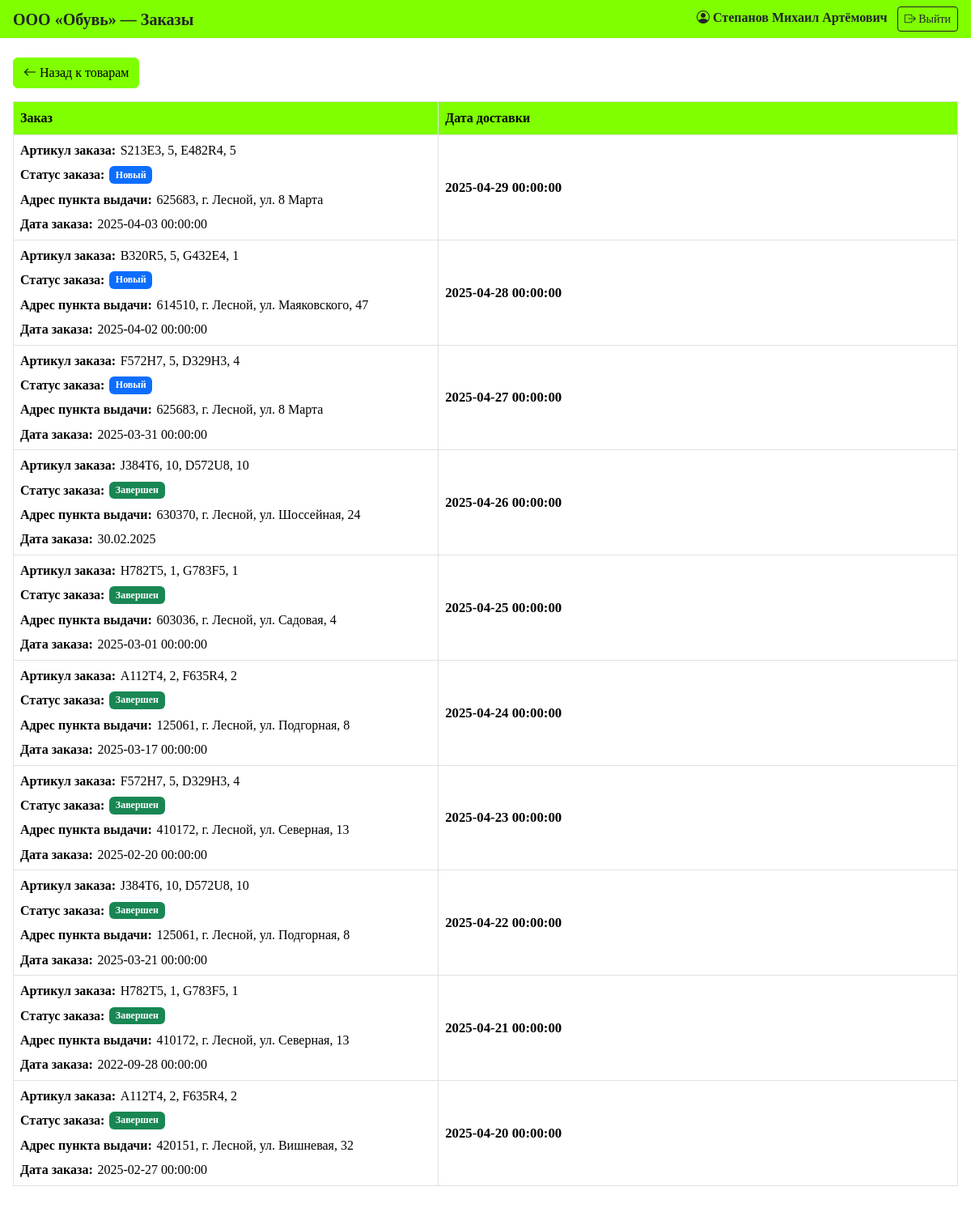
The app's page /orders (signed in) with its own data.
### tables this page shows
CREATE TABLE user (
            user_id   INTEGER PRIMARY KEY AUTOINCREMENT,
            role_id   INTEGER NOT NULL REFERENCES role(role_id),
            full_name TEXT NOT NULL,
            login     TEXT NOT NULL UNIQUE,
            password  TEXT NOT NULL
        );

CREATE TABLE "order" (
            order_id        INTEGER PRIMARY KEY AUTOINCREMENT,
            articles        TEXT NOT NULL,
            order_date      TEXT NOT NULL,
            delivery_date   TEXT NOT NULL,
            pickup_point_id INTEGER NOT NULL REFERENCES pickup_point(pickup_point_id),
            user_id         INTEGER NOT NULL REFERENCES user(user_id),
            pickup_code     TEXT NOT NULL,
            status          TEXT NOT NULL DEFAULT 'Новый'
        );

CREATE TABLE pickup_point (
            pickup_point_id INTEGER PRIMARY KEY AUTOINCREMENT,
            address         TEXT NOT NULL UNIQUE
        );

### app.py (the view)
@app.route("/orders")
def orders():
    check = require_role("Менеджер", "Администратор")
    if check:
        return check
    order_list = get_all_orders()
    return render_template("orders.html", orders=order_list)

### app.py (called while the page is built)
def require_role(*roles):
    if "role" not in session:
        return redirect(url_for("login"))
    if session["role"] not in roles:
        flash("Недостаточно прав доступа.", "danger")
        return redirect(url_for("products"))
    return None

### database.py (called while the page is built)
def get_connection():
    conn = sqlite3.connect(DB_PATH)
    conn.row_factory = sqlite3.Row
    conn.execute("PRAGMA foreign_keys = ON")
    return conn

def get_all_orders():
    conn = get_connection()
    cursor = conn.cursor()
    cursor.execute("""
        SELECT
            o.*,
            pp.address,
            u.full_name
        FROM "order" o
        JOIN pickup_point pp ON o.pickup_point_id = pp.pickup_point_id
        JOIN user u ON o.user_id = u.user_id
        ORDER BY o.order_id DESC
    """)
    orders = cursor.fetchall()
    conn.close()
    return orders

### templates/orders.html (shortened to what this page needs)
{% extends "base.html" %}
{% block page_title %}Заказы{% endblock %}
{% block content %}
<div class="d-flex gap-2 mb-3">
    <a href="{{ url_for('products') }}" class="btn btn-secondary-brand">
        <i class="bi bi-arrow-left"></i> Назад к товарам
    </a>
</div>
<div class="table-responsive">
<table class="table table-bordered table-hover align-middle">
    <thead class="brand-header">
        <tr>
            <th>Заказ</th>
            <th>Дата доставки</th>
        </tr>
    </thead>
    <tbody>
    {% for o in orders %}
        <tr>
            <td>
                <div class="order-summary">
                    <div class="order-summary-line">
                        <span class="order-label">Артикул заказа:</span>
                        <span>{{ o.articles }}</span>
                    </div>
                    <div class="order-summary-line">
                        <span class="order-label">Статус заказа:</span>
                        {% if o.status == 'Завершен' %}
                            <span class="badge bg-success">{{ o.status }}</span>
                        {% elif o.status == 'Новый' %}
                            <span class="badge bg-primary">{{ o.status }}</span>
                        {% else %}
                            <span class="badge bg-secondary">{{ o.status }}</span>
                        {% endif %}
                    </div>
                    <div class="order-summary-line">
                        <span class="order-label">Адрес пункта выдачи:</span>
                        <span>{{ o.address }}</span>
                    </div>
                    <div class="order-summary-line">
                        <span class="order-label">Дата заказа:</span>
                        <span>{{ o.order_date }}</span>
                    </div>
                </div>
            </td>
            <td class="order-delivery-cell">
                <div class="order-delivery-date">{{ o.delivery_date }}</div>
            </td>
        </tr>
    {% else %}
        <tr>
            <td colspan="2" class="text-center text-muted">Заказов нет</td>
        </tr>
    {% endfor %}
    </tbody>
</table>
</div>
{% endblock %}

### templates/base.html (shortened to what this page needs)
<!DOCTYPE html>
<html lang="ru">
<head>
    <link href="https://cdn.jsdelivr.net/npm/bootstrap@5.3.3/dist/css/bootstrap.min.css"
          rel="stylesheet">
    <link href="https://cdn.jsdelivr.net/npm/bootstrap-icons@1.11.3/font/bootstrap-icons.css"
          rel="stylesheet">
    <link rel="stylesheet" href="{{ url_for('static', filename='style.css') }}">
</head>
<body class="bg-white">
{% if session.get('role') %}
<nav class="navbar px-3 py-2 navbar-brand-bg">
    <span class="fw-bold fs-5">
        ООО «Обувь» — {% block page_title %}{% endblock %}
    </span>
    <span>
        <i class="bi bi-person-circle"></i>
        <strong>{{ session.get('full_name', '') }}</strong>
        <a href="{{ url_for('logout') }}" class="btn btn-sm btn-outline-dark">
            <i class="bi bi-box-arrow-right"></i> Выйти
        </a>
    </span>
</nav>
{% endif %}
<div class="container-fluid px-3 py-3">
    {% block content %}{% endblock %}
</div>
</body>
</html>

### static/style.css (style rules this page uses)
body, .btn, input, select, textarea, th, td { font-family: "Times New Roman", Times, serif !important; }
.navbar-brand-bg { background-color: #7FFF00 !important; }
.btn-secondary-brand { background-color: #7FFF00; border-color: #7FFF00; color: #000; }
thead.brand-header th { background-color: #7FFF00; color: #000; }
.table-responsive .table th:first-child, .table-responsive .table td:first-child { width: 180px; }
.table-responsive .table th:last-child, .table-responsive .table td:last-child { width: 180px; }
.order-summary { display: flex; flex-direction: column; gap: 0.55rem; }
.order-summary-line { display: flex; flex-wrap: wrap; gap: 0.35rem; line-height: 1.35; }
.order-label { font-weight: bold; }
.order-delivery-cell { vertical-align: middle; min-width: 220px; }
.order-delivery-date { font-size: 1.05rem; font-weight: bold; }

### records on screen
user: get "Степанов Михаил Артёмович"
order: articles "S213E3, 5, E482R4, 5", status "Новый", address "625683, г. Лесной, ул. 8 Марта", order_date "2025-04-03 00:00:00", delivery_date "2025-04-29 00:00:00"
order: articles "B320R5, 5, G432E4, 1", status "Новый", address "614510, г. Лесной, ул. Маяковского, 47", order_date "2025-04-02 00:00:00", delivery_date "2025-04-28 00:00:00"
order: articles "F572H7, 5, D329H3, 4", status "Новый", address "625683, г. Лесной, ул. 8 Марта", order_date "2025-03-31 00:00:00", delivery_date "2025-04-27 00:00:00"
order: articles "J384T6, 10, D572U8, 10", status "Завершен", address "630370, г. Лесной, ул. Шоссейная, 24", order_date "30.02.2025", delivery_date "2025-04-26 00:00:00"
order: articles "H782T5, 1, G783F5, 1", status "Завершен", address "603036, г. Лесной, ул. Садовая, 4", order_date "2025-03-01 00:00:00", delivery_date "2025-04-25 00:00:00"
order: articles "А112Т4, 2, F635R4, 2", status "Завершен", address "125061, г. Лесной, ул. Подгорная, 8", order_date "2025-03-17 00:00:00", delivery_date "2025-04-24 00:00:00"
order: articles "F572H7, 5, D329H3, 4", status "Завершен", address "410172, г. Лесной, ул. Северная, 13", order_date "2025-02-20 00:00:00", delivery_date "2025-04-23 00:00:00"
order: articles "J384T6, 10, D572U8, 10", status "Завершен", address "125061, г. Лесной, ул. Подгорная, 8", order_date "2025-03-21 00:00:00", delivery_date "2025-04-22 00:00:00"
order: articles "H782T5, 1, G783F5, 1", status "Завершен", address "410172, г. Лесной, ул. Северная, 13", order_date "2022-09-28 00:00:00", delivery_date "2025-04-21 00:00:00"
order: articles "А112Т4, 2, F635R4, 2", status "Завершен", address "420151, г. Лесной, ул. Вишневая, 32", order_date "2025-02-27 00:00:00", delivery_date "2025-04-20 00:00:00"
